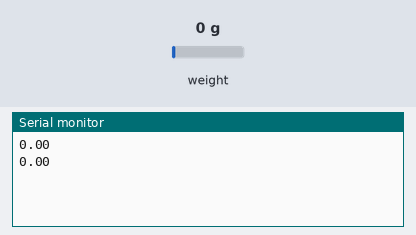
The sketch below on a simulated Arduino Uno, built with avr-gcc and run on an emulated ATmega328P. Parts: the last lines printed to the serial monitor. The inputs (shaded band) are chosen by the test bench; at power-on: weight on the scale 0 g.

Above: at 3.2 s.
3.3 s: weight on the scale set to 100 g
At 4.2 s:
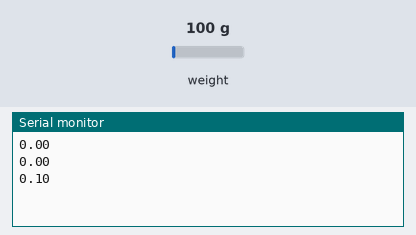
4.8 s: weight on the scale set to 1250 g
At 5.4 s:
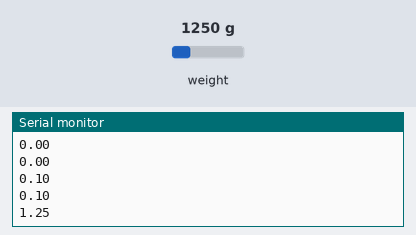
Timing chart, 0 to 7.8 s (numbered marks = the images above; inputs shaded):
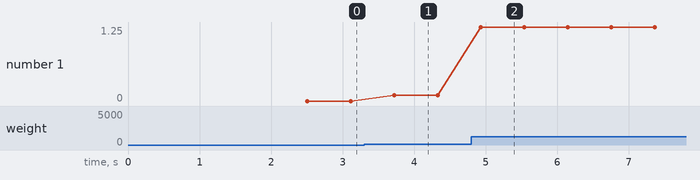

The sketch:

wifi_code.ino
```cpp
#include "HX711.h"
#include <stdlib.h>
#include<SoftwareSerial.h>
SoftwareSerial nodemcu(7, 8); // nodemcu module connected here
#define DOUT  3
#define CLK  2
HX711 scale(DOUT, CLK);

String myString;
String cmessage; // complete message
char buff[10];
float weight;
float calibration_factor = -176640;   //-119650 is working too
void setup() {
  Serial.begin(9600);
  nodemcu.begin(9600);
  scale.set_scale();
  scale.tare(); //Reset the scale to 0
  long zero_factor = scale.read_average(); //Get a baseline reading
}
void loop() {
scale.set_scale(calibration_factor); //Adjust to this calibration factor
weight = scale.get_units(5); //5
myString = dtostrf(weight, 3, 2, buff);
cmessage = cmessage+ myString;
nodemcu.println(cmessage);
Serial.println(cmessage);
cmessage = "";
delay(100);

}
```

Measured:
- after the input at 3.3 s, the serial monitor: prints a new line after 0.42 s (image 1)
- after the input at 4.8 s, the serial monitor: prints a new line after 0.13 s (image 2)
- plotted number 1: 0 → 0.1 after the input at 3.3 s, 0.1 → 1.25 after the input at 4.8 s
